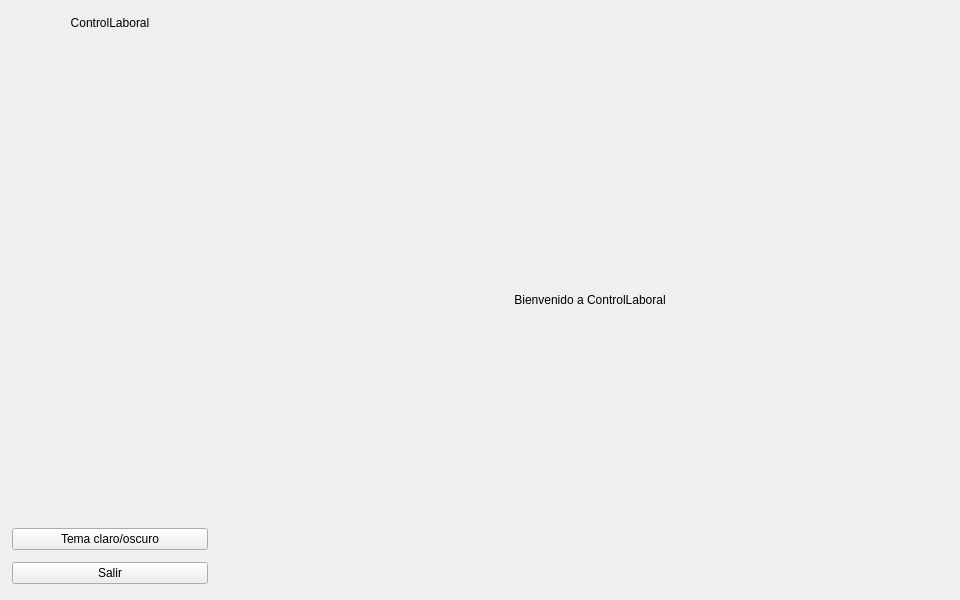
<?xml version="1.0" encoding="UTF-8"?>
<ui version="4.0">
 <class>frmPrincipal</class>
 <widget class="QMainWindow" name="frmPrincipal">
  <property name="windowTitle">
   <string>ControlLaboral</string>
  </property>
  <property name="minimumSize">
   <size><width>960</width><height>600</height></size>
  </property>
  <widget class="QWidget" name="qwdCentral">
   <layout class="QHBoxLayout" name="layoutRaiz">
    <property name="leftMargin"><number>0</number></property>
    <property name="topMargin"><number>0</number></property>
    <property name="rightMargin"><number>0</number></property>
    <property name="bottomMargin"><number>0</number></property>
    <property name="spacing"><number>0</number></property>
    <item>
     <widget class="QFrame" name="qfrmSidebar">
      <property name="minimumSize"><size><width>220</width><height>0</height></size></property>
      <property name="maximumSize"><size><width>220</width><height>16777215</height></size></property>
      <layout class="QVBoxLayout" name="layoutSidebar">
       <property name="leftMargin"><number>12</number></property>
       <property name="topMargin"><number>16</number></property>
       <property name="rightMargin"><number>12</number></property>
       <property name="bottomMargin"><number>16</number></property>
       <property name="spacing"><number>12</number></property>
       <item>
        <widget class="QLabel" name="qlblTitulo">
         <property name="text"><string>ControlLaboral</string></property>
         <property name="alignment"><set>Qt::AlignCenter</set></property>
        </widget>
       </item>
       <item>
        <widget class="QFrame" name="qfrmModulos">
         <layout class="QVBoxLayout" name="layoutModulos">
          <property name="leftMargin"><number>0</number></property>
          <property name="topMargin"><number>0</number></property>
          <property name="rightMargin"><number>0</number></property>
          <property name="bottomMargin"><number>0</number></property>
          <property name="spacing"><number>8</number></property>
         </layout>
        </widget>
       </item>
       <item>
        <spacer name="spacerSidebar">
         <property name="orientation"><enum>Qt::Vertical</enum></property>
         <property name="sizeHint" stdset="0">
          <size><width>20</width><height>40</height></size>
         </property>
        </spacer>
       </item>
       <item>
        <widget class="QPushButton" name="qbtnTema">
         <property name="text"><string>Tema claro/oscuro</string></property>
         <property name="toolTip"><string>Alternar entre tema claro y oscuro</string></property>
         <property name="icon">
          <iconset resource="../Recursos/Imagenes/controllaboral.qrc">
           <normaloff>:/TemaClaroOscuro256.png</normaloff>
          </iconset>
         </property>
         <property name="iconSize"><size><width>24</width><height>24</height></size></property>
        </widget>
       </item>
       <item>
        <widget class="QPushButton" name="qbtnSalir">
         <property name="text"><string>Salir</string></property>
         <property name="toolTip"><string>Cerrar la aplicación</string></property>
         <property name="icon">
          <iconset resource="../Recursos/Imagenes/controllaboral.qrc">
           <normaloff>:/Apagado64.png</normaloff>
          </iconset>
         </property>
         <property name="iconSize"><size><width>24</width><height>24</height></size></property>
         <property name="tipo" stdset="0"><string>peligro</string></property>
        </widget>
       </item>
      </layout>
     </widget>
    </item>
    <item>
     <widget class="QFrame" name="qfrmContenido">
      <layout class="QVBoxLayout" name="layoutContenido">
       <property name="leftMargin"><number>16</number></property>
       <property name="topMargin"><number>16</number></property>
       <property name="rightMargin"><number>16</number></property>
       <property name="bottomMargin"><number>16</number></property>
       <item>
        <widget class="QStackedWidget" name="qstwPaginas">
         <property name="currentIndex"><number>0</number></property>
         <widget class="QWidget" name="qwdInicio">
          <layout class="QVBoxLayout" name="layoutInicio">
           <item>
            <widget class="QLabel" name="qlblBienvenida">
             <property name="text"><string>Bienvenido a ControlLaboral</string></property>
             <property name="alignment"><set>Qt::AlignCenter</set></property>
            </widget>
           </item>
          </layout>
         </widget>
        </widget>
       </item>
      </layout>
     </widget>
    </item>
   </layout>
  </widget>
 </widget>
 <resources/>
 <connections/>
</ui>
